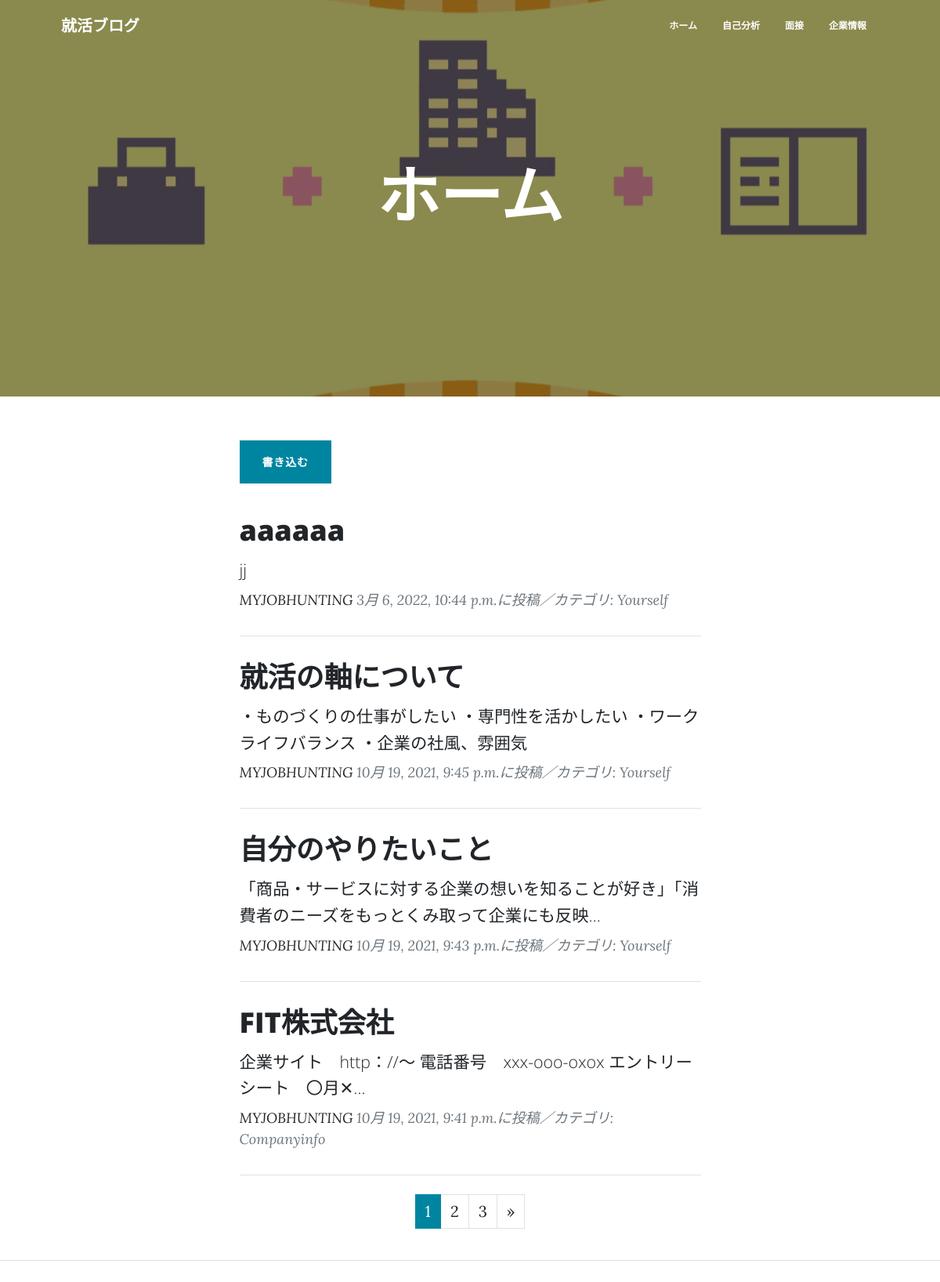
The page / on the database its author committed.
### job/models.py (models this page shows, shortened)
class BlogPost(models.Model):
    CATEGORY = (('Yourself', '自己分析のこと'), ('Interview', '面接のこと'), ('Companyinfo', '企業情報のこと'))
    title = models.CharField(
        verbose_name='タイトル', # フィールドのタイトル
        max_length=200        # 最大文字数は200
        )
    content = models.TextField(
        verbose_name='本文'   # フィールドのタイトル
        )
    posted_at = models.DateTimeField(
        verbose_name='投稿日時', # フィールドのタイトル
        auto_now_add=True       # 日時を自動追加
        )
    category = models.CharField(
        verbose_name='カテゴリ', # フィールドのタイトル
        max_length=50,        # 最大文字数は50
        choices=CATEGORY
        )

### job/views.py (the view)
# urls.py: path('', views.IndexView.as_view(), name='index'),
class IndexView(ListView):
    template_name ='index.html'
    context_object_name = 'orderby_records'
    queryset = BlogPost.objects.order_by('-posted_at')
    paginate_by = 4

### job/templates/index.html (shortened to what this page needs)
{% extends 'base.html' %}
{% load static %}
  {% block header %}
  <header class="masthead"
          style="background-image: url({% static 'assets/img/home.gif' %})">
          <div class="container position-relative px-8 px-lg-7">
            <div class="row gx-2 gx-lg-2 justify-content-center">
              <div class="col-md-10 col-lg-8 col-xl-7">
          <div class="site-heading">
            <h1>ホーム</h1>
          </div>
              </div>
            </div>
    </div>
  </header>
  {% endblock %}
  {% block contents %}
  <div class="container px-4 px-lg-5">
    <div class="row gx-4 gx-lg-5 justify-content-center">
      <div class="col-md-10 col-lg-8 col-xl-7">
        <a href="{% url 'job:post' %}"
                   class="btn btn-primary my-2">書き込む</a>
        {% for record in orderby_records %}
        <div class="post-preview">
          <a href="{% url 'job:blog_detail' record.pk %}">
            <h2 class="post-title">
              {{record.title}}
            </h2>
            <h3 class="post-subtitle">
              <span style="font-size : 16pt">
                {{record.content|truncatechars:50}}
              </span>
            </h3>
          </a>
          <p class="post-meta">
            <a href="#">MYJOBHUNTING</a>
            {{record.posted_at}}に投稿／カテゴリ:
            {{record.category}}</p>
        </div>
        <hr class="my-4" />
        {% endfor %}
        {% include "pagination.html" %}
      </div>
    </div>
  </div>
  <hr class="my-4" />
  {% endblock %}

### rows shown on the page
BlogPost: title "aaaaaa", content "jj", posted_at "3月 6, 2022, 10:44 p.m.", category "Yourself"
BlogPost: title "就活の軸について", content "・ものづくりの仕事がしたい ・専門性を活かしたい ・ワークライフバランス ・企業の社風、雰囲気", posted_at "10月 19, 2021, 9:45 p.m.", category "Yourself"
BlogPost: title "自分のやりたいこと", content "「商品・サービスに対する企業の想いを知ることが好き」「消費者のニーズをもっとくみ取って企業にも反映…", posted_at "10月 19, 2021, 9:43 p.m.", category "Yourself"
BlogPost: title "FIT株式会社", content "企業サイト http：//～ 電話番号 xxx-ooo-oxox エントリーシート 〇月✕…", posted_at "10月 19, 2021, 9:41 p.m.", category "Companyinfo"

### other values the page prints
{{ num }} "1"
{{ num }} "2" "3"
